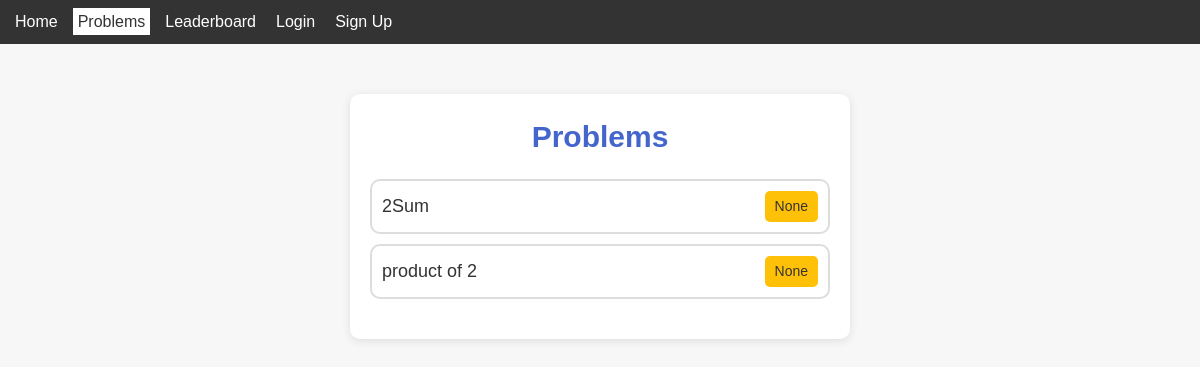
Page /problems/ on the earlier database version.
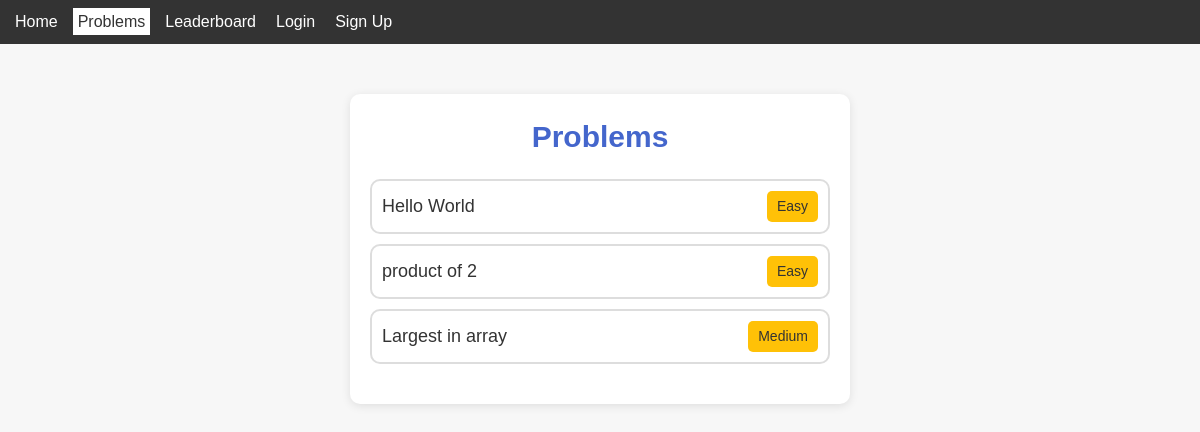
Same page on the later database version.
### judge/models.py (models this page shows, shortened)
class Problem(models.Model):
    DIFFICULTY_CHOICES = [('Easy', 'Easy'),('Medium', 'Medium'),('Hard', 'Hard'),] #(value ,human readable) value is used when querying
    title = models.CharField(max_length=255)
    statement = models.TextField()
    time_limit = models.IntegerField(default=2, help_text="in seconds")
    difficulty = models.CharField(max_length=10, choices=DIFFICULTY_CHOICES ,null=True)#null = True denotes we can hsve no value or null

### judge/views.py (the view)
# urls.py: path('problems/', views.problems, name='problems'),
def problems(request):
    problems = Problem.objects.all()  # Retrieve all problems from the Problem model
    return render(request, 'problems.html', {'problems': problems})

### judge/templates/problems.html
{% extends 'base.html' %}
{% load static %}
{% block content %}
<link rel="stylesheet" href="{% static 'problems.css' %}">
  <div class="container">
    <h1 class="pagetitle">Problems</h1>
    <ul class="problem-list">
      {% for problem in problems %}
        <li class="problem">
          <a href="{% url 'problem_description' problem.id %}" class="problem-link">
            <span class="problem-name">{{ problem.title }}</span>
            <span class="difficulty">{{ problem.difficulty }}</span>
          </a>
        </li>
      {% endfor %}
    </ul>
  </div>
{% endblock %}

### judge/templates/base.html (shortened to what this page needs)
<!DOCTYPE html>
<html>
<head>
</head>
<body>
  <header>
    <nav>
      <ul>
        <li{% if request.path == '/' %} class="active"{% endif %}><a href="/">Home</a></li>
        <li{% if request.path == '/problems/' %} class="active"{% endif %}><a href="/problems/">Problems</a></li>
        <li{% if request.path == '/leaderboard/' %} class="active"{% endif %}><a href="/leaderboard/">Leaderboard</a></li>
        {% if user.is_authenticated %}
          <li><a href="{% url 'logout' %}">Logout</a></li>
          <li{% if request.path == '/dashboard/' %} class="active"{% endif %}><a href="/dashboard/">Dashboard</a></li>
          <li style="margin-left: auto;">{{user.username}}<li>
        {% else %}
          <li><a href="/login/">Login</a></li>
          <li><a href="/signup/">Sign Up</a></li>
        {% endif %}
      </ul>
    </nav>
  </header>
  <div class="content">
    {% block content %}{% endblock %}
  </div>
</body>
</html>

### static/problems.css (style rules this page uses)
body, h1, h2, ul, li, a { margin: 0; padding: 0; list-style: none; text-decoration: none; }
body { font-family: Arial, sans-serif; background-color: #f7f7f7; }
.container { border-radius: 10px; padding: 20px; width: 500px; background-color: #fff; box-shadow: 0 2px 10px rgba(0, 0, 0, 0.1); text-align: center; margin: 0 auto; margin-top: 50px; }
.pagetitle { color: #4466cc; font-size: 30px; margin-bottom: 20px; }
.problem-list { padding: 0; margin: 20px 0; }
.problem { border: 2px solid #ddd; border-radius: 10px; padding: 10px; display: flex; justify-content: space-between; align-items: center; margin: 10px 0; transition: background-color 0.3s, border-color 0.3s; }
.problem-link { color: inherit; display: flex; justify-content: space-between; align-items: center; width: 100%; }
.problem-name { font-size: 18px; color: #333; margin-right: 10px; }
.difficulty { background-color: #ffc107; color: #333; border-radius: 5px; font-size: 14px; padding: 5px 10px; }

### judge/templates/base.html (style rules this page uses)
* { margin:0;padding:0;box-sizing:border-box }
body { font-family:Arial,sans-serif;line-height:1.5 }
header { background-color:#333;color:#fff;padding:10px }
header nav ul { list-style-type:none;display:flex }
header nav ul li { margin-right:10px }
header nav ul li a { text-decoration:none;color:#fff;padding:5px }
header nav ul li.active a { background-color:#fff;color:#333 }
.content { margin:20px }

Differences in the rows shown:
removed Problem: title "2Sum", difficulty "None"
added Problem: title "Hello World", difficulty "Easy"
changed Problem "product of 2": difficulty "None" → "Easy"
added Problem: title "Largest in array", difficulty "Medium"
